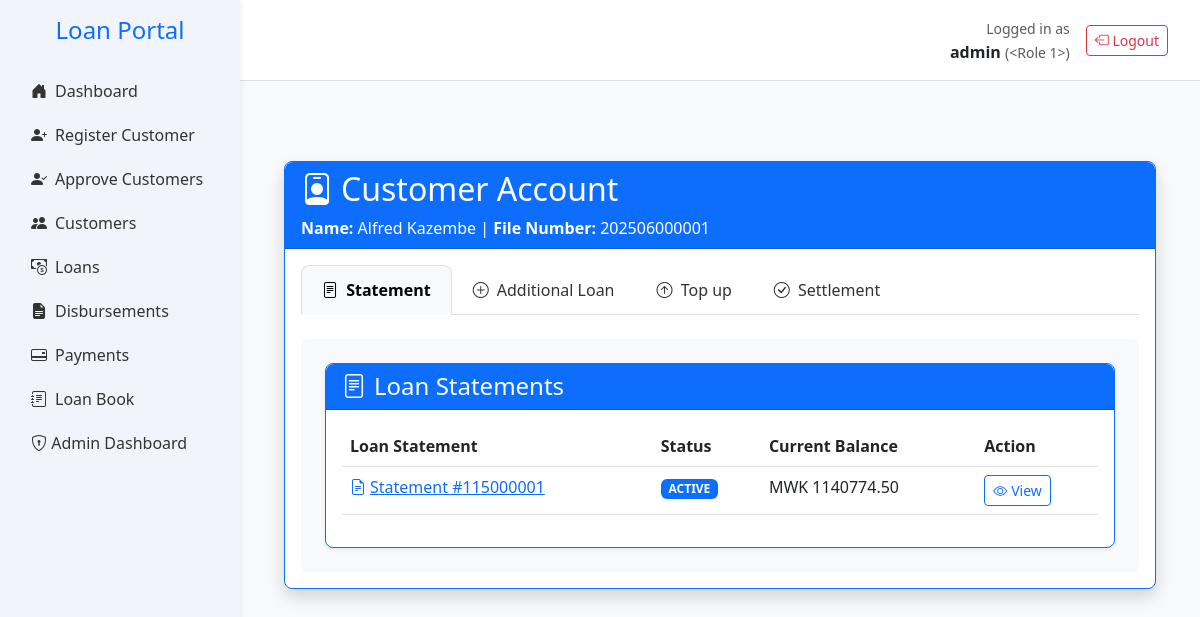
The page /customer/202506000001/account (signed in) on the database as committed earlier.
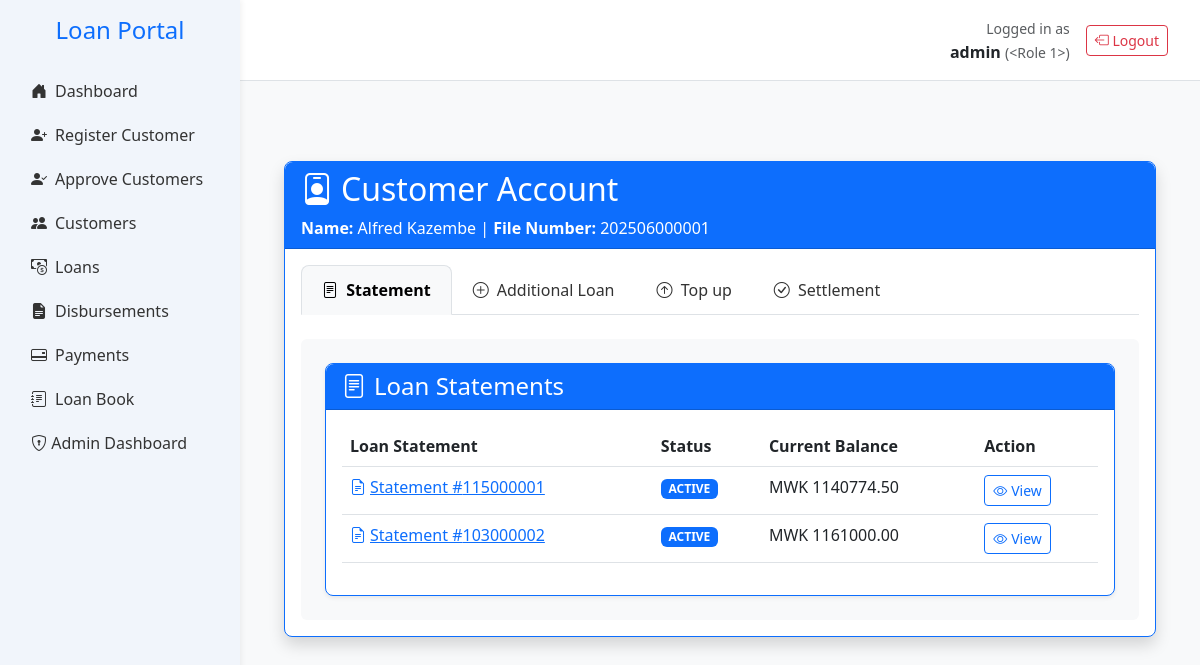
The same page on the database as committed later.
### app.py (models this page shows, shortened)
class LoanApplication(db.Model):
    __tablename__ = 'loan_applications'
    id = db.Column(db.Integer, primary_key=True)
    customer_id = db.Column(db.Integer, db.ForeignKey('customers.id'), nullable=False)
    loan_amount = db.Column(db.Float,nullable=False, default=0.0)
    status = db.Column(db.String(20), default='pending')
    created_at = db.Column(db.DateTime, default=datetime.utcnow)
    term_months = db.Column(db.Integer)
    monthly_instalment = db.Column(db.Float)
    total_repayment = db.Column(db.Float)
    effective_rate = db.Column(db.Float)
    category = db.Column(db.String(50))
    loan_category = db.Column(db.Integer, nullable=False)
    disbursed = db.Column(db.Boolean, default=False)
    disbursed_bank = db.Column(db.String(100))
    crb_fees = db.Column(db.Float, default=3000)
    origination_fees = db.Column(db.Float)
    insurance_fees = db.Column(db.Float)
    total_fees = db.Column(db.Float)
    collection_fees = db.Column(db.Float)
    schedule_id = db.Column(
    db.Integer,
    db.ForeignKey('repayment_schedules.id', use_alter=True, name='fk_schedule_id'),
    nullable=True
    )
    loan_number = db.Column(db.String(20), nullable=True, unique=True)
    file_number = db.Column(db.String(50))
    date_created = db.Column(db.DateTime, default=datetime.utcnow)
    disbursement_date = db.Column(db.Date, nullable=True)
    cash_to_client = db.Column(db.Float,nullable=False, default=0.0)
    top_up_interest = db.Column(db.Float, default=0.0)
    settlement_interest = db.Column(db.Float, default=0.0)
    closure_type = db.Column(db.String(20))  # 'settlement' or 'topup'
    closure_date = db.Column(db.DateTime)
    top_up_of = db.Column(db.Integer, db.ForeignKey('loan_applications.id'), nullable=True)
    application_status = db.Column(db.String(20), nullable=False, default='pending')
    loan_state = db.Column(db.String(20), nullable=False, default='active')
    performance_status = db.Column(db.String(20), nullable=False, default='performing')
    top_up_balance = db.Column(db.Float, default=0.0)
    settlement_balance = db.Column(db.Float, default=0.0)
    current_balance = db.Column(db.Float, default=0.0)
    settlement_type = Column(Enum(SettlementTypeEnum), nullable=True)
    settling_institution = Column(String(255), nullable=True)  # only if third_party
    settlement_reason = db.Column(db.String(255), nullable=True)
    parent_loan_id = db.Column(
        db.Integer,
        db.ForeignKey('loan_applications.id'),
        nullable=True
    )
    topups = db.relationship(
        'LoanApplication',
        foreign_keys=[parent_loan_id],  # 👈 Specify which foreign key to use
        backref=db.backref('parent_loan', remote_side=[id]),
        cascade='all, delete-orphan'
    )
    payments = db.relationship('Payment', back_populates='loan', cascade='all, delete-orphan')
    customer = db.relationship('Customer', back_populates='loans')
    repayment_schedules = db.relationship(
        'RepaymentSchedule',
        back_populates='loan',
        cascade='all, delete-orphan',
        foreign_keys='RepaymentSchedule.loan_id'
        )
    @property
    def calculated_balance(self):
        if self.loan_state in ('settled_client', 'write_off', 'insurance'):
            return 0.0
        config = PRICING.get(self.term_months)
        if not config:
            return 0.0
        capitalized = (
                self.loan_amount +
                (self.loan_amount * config.get('origination', 0)) +
                (self.loan_amount * config.get('insurance', 0)) +
                config.get('crb', 0)
            )
        paid_principal = sum(
                alloc.principal for p in self.payments if p.allocation for alloc in [p.allocation]
            )
        return round(capitalized - paid_principal, 2)

class PaymentAllocation(db.Model):
    __tablename__ = 'payment_allocations'
    id = db.Column(db.Integer, primary_key=True)
    payment_id = db.Column(db.Integer, db.ForeignKey('payments.id'), nullable=False)
    principal = db.Column(db.Float, nullable=False)
    interest = db.Column(db.Float, nullable=False)
    settlement_interest = db.Column(db.Float, default=0.0)
    fees = db.Column(db.Float, nullable=False)
    created_at = db.Column(db.DateTime, default=datetime.utcnow, nullable=False)
    __table_args__ = (
        db.UniqueConstraint('payment_id', name='uq_payment_allocation_payment_id'),
    )
    payment = db.relationship('Payment', back_populates='allocation')

### app.py (the view)
@app.route('/customer/<file_number>/account')
@login_required
@role_required('admin')
def customer_account(file_number: str):
    try:
        customer = Customer.query.filter_by(file_number=file_number).first_or_404()
        loans = (
            LoanApplication.query
            .options(joinedload(LoanApplication.payments))
            .filter(LoanApplication.customer_id == customer.id)
            .all()
        )
        app.logger.info(f"Found {len(loans)} loans for customer {file_number}")
        app.logger.info(f"Customer ID: {customer.id}")
        app.logger.info(f"Found Loans: {[(loan.loan_number, loan.loan_state) for loan in loans]}")
        def calculate_capitalized_amount(loan_amount: float, config: dict) -> float:
            try:
                origination = loan_amount * config.get('origination', 0)
                insurance = loan_amount * config.get('insurance', 0)
                crb = config.get('crb', 0)
                return round(loan_amount + origination + insurance + crb, 2)
            except Exception as e:
                app.logger.warning(f"Capitalization error: {e}")
                return loan_amount
        def calculate_balances(loan):
            config = PRICING.get(loan.term_months, {})
            if not config:
                return {}
            capitalized = calculate_capitalized_amount(loan.loan_amount or 0, config)
            monthly_rate = config.get('rate', 0)
            term = loan.term_months or 0
            if monthly_rate > 0 and term > 0:
                factor = (monthly_rate * (1 + monthly_rate) ** term) / ((1 + monthly_rate) ** term - 1)
                annuity = capitalized * factor
            else:
                annuity = 0
            payments = sorted(loan.payments, key=lambda p: p.created_at)
            remaining_balance = capitalized
            payments_made = 0
            for p in payments:
                if p.allocation and p.allocation.principal:
                    remaining_balance -= p.allocation.principal
                    remaining_balance = max(remaining_balance, 0)
                    payments_made += 1
            current_balance = round(remaining_balance, 2)
            remaining_term = max(term - payments_made, 0)
            def projected_interest(months_ahead):
                temp_balance = current_balance
                total_interest = 0.0
                for _ in range(min(months_ahead, remaining_term)):
                    if temp_balance <= 0:
                        break
                    interest = temp_balance * monthly_rate
                    principal = annuity - interest
                    principal = min(principal, temp_balance)
                    total_interest += interest
                    temp_balance -= principal
                return round(total_interest, 2)
            return {
                'capitalized_amount': capitalized,
                'current_balance': current_balance,
                'top_up_balance': round(current_balance + projected_interest(3), 2),
                'settlement_balance': round(current_balance + projected_interest(6), 2),
                'top_up_interest': projected_interest(3),
                'settlement_interest': projected_interest(6),
            }
        for loan in loans:
            balances = calculate_balances(loan)
            loan.capitalized_amount = balances.get('capitalized_amount', 0.0)
            loan.current_balance = balances.get('current_balance', 0.0)
            loan.top_up_balance = balances.get('top_up_balance', 0.0)
            loan.settlement_balance = balances.get('settlement_balance', 0.0)
            loan.top_up_interest = balances.get('top_up_interest', 0.0)
            loan.settlement_interest = balances.get('settlement_interest', 0.0)
            if loan.loan_state == 'active':
                loan.cash_to_client = round(loan.loan_amount - loan.top_up_balance, 2)
            else:
                loan.cash_to_client = loan.loan_amount
        return render_template(
            'customer_account.html',
            customer=customer,
            loans=loans,
            section=request.args.get('section', 'statement')
        )
    except Exception as e:
        app.logger.error(f"Account view error: {str(e)}")
        flash("Error loading account details", "danger")
        return redirect(url_for('home'))

### app.py (called while the page is built)
def role_required(*roles):
    def decorator(f):
        @wraps(f)
        def wrapper(*args, **kwargs):
            if not current_user.is_authenticated:
                flash("Please log in to access this page.", "warning")
                return redirect(url_for("login"))
            print(f"🔍 Current user: {current_user.username}, Role: {current_user.role.name}")
            if current_user.role.name not in roles:
                flash("You do not have permission to access this page.", "danger")
                return redirect(url_for("home"))
            return f(*args, **kwargs)
        return wrapper
    return decorator

@login_manager.user_loader
def load_user(user_id):
    return User.query.get(int(user_id))

### templates/customer_account.html (shortened to what the changed rows need)
{% extends "base.html" %}
{% block content %}
<div class="container my-5">
  <div class="card border-primary shadow">
    <div class="card-header bg-primary text-white">
      <h2 class="mb-0">
        <i class="bi bi-person-badge me-2"></i>Customer Account
      </h2>
    </div>
    <div class="card-body">
      <ul class="nav nav-tabs mb-4" id="customerTabs">
        {% for label, key in [('Statement', 'statement'), ('Additional Loan', 'additional'), ('Top up', 'topup'), ('Settlement', 'settlement')] %}
        <li class="nav-item">
          <a class="nav-link {% if section == key or (not section and key == 'statement') %}active{% endif %}"
             href="{{ url_for('customer_account', file_number=customer.file_number, section=key) }}">
            <i class="bi bi-{% if key == 'statement' %}file-text{% elif key == 'additional' %}plus-circle{% elif key == 'topup' %}arrow-up-circle{% else %}check-circle{% endif %} me-1"></i>
            {{ label }}
          </a>
        </li>
        {% endfor %}
      </ul>
      <div class="tab-content bg-light p-4 rounded">
        {% if section == 'statement' or not section %}
          <div class="card border-primary">
            <div class="card-body">
              {% if loans %}
              <div class="table-responsive">
                <table class="table table-hover">
                  <thead class="bg-primary text-white">
                    <tr>
                      <th>Loan Statement</th>
                      <th>Status</th>
                      <th>Current Balance</th>
                      <th>Action</th>
                    </tr>
                  </thead>
                  <tbody>
                    {% for loan in loans %}
                    <tr>
                      <td>
                        {% if loan.loan_number %}
                          <a href="{{ url_for('loan_statement', loan_number=loan.loan_number) }}" class="text-primary">
                            <i class="bi bi-file-earmark-text me-1"></i>Statement #{{ loan.loan_number }}
                          </a>
                        {% else %}
                          N/A
                        {% endif %}
                      </td>
                      <td>
                        <span class="badge
                          {% if loan.loan_state == 'active' %}bg-primary
                          {% elif loan.loan_state == 'settled_client' %}bg-success
                          {% elif loan.loan_state == 'written_off' %}bg-danger
                          {% elif loan.loan_state == 'closed' %}bg-secondary
                          {% else %}bg-warning{% endif %}">
                          {{ loan.loan_state|upper|replace('_', ' ') }}
                        </span>
                      </td>
                      <td>MWK {{ "%.2f"|format(loan.calculated_balance or 0.0) }}</td>
                      <td>
                        {% if loan.loan_number %}
                          <a href="{{ url_for('loan_statement', loan_number=loan.loan_number) }}"
                             class="btn btn-sm btn-outline-primary">
                            <i class="bi bi-eye me-1"></i>View
                          </a>
                        {% else %}
                          <button class="btn btn-sm btn-outline-secondary" disabled>N/A</button>
                        {% endif %}
                      </td>
                    </tr>
                    {% endfor %}
                  </tbody>
                </table>
              </div>
              {% else %}
                <div class="alert alert-info">
                  <i class="bi bi-info-circle me-2"></i>No loans found for this customer.
                </div>
              {% endif %}
            </div>
          </div>
        {% endif %}
    </div>
</div>
{% endblock %}

Rows that differ between the two databases and show on the page:
added LoanApplication: loan_number "103000002", loan_state "ACTIVE", loan_state+term_months+loan_amount "1161000.00"
